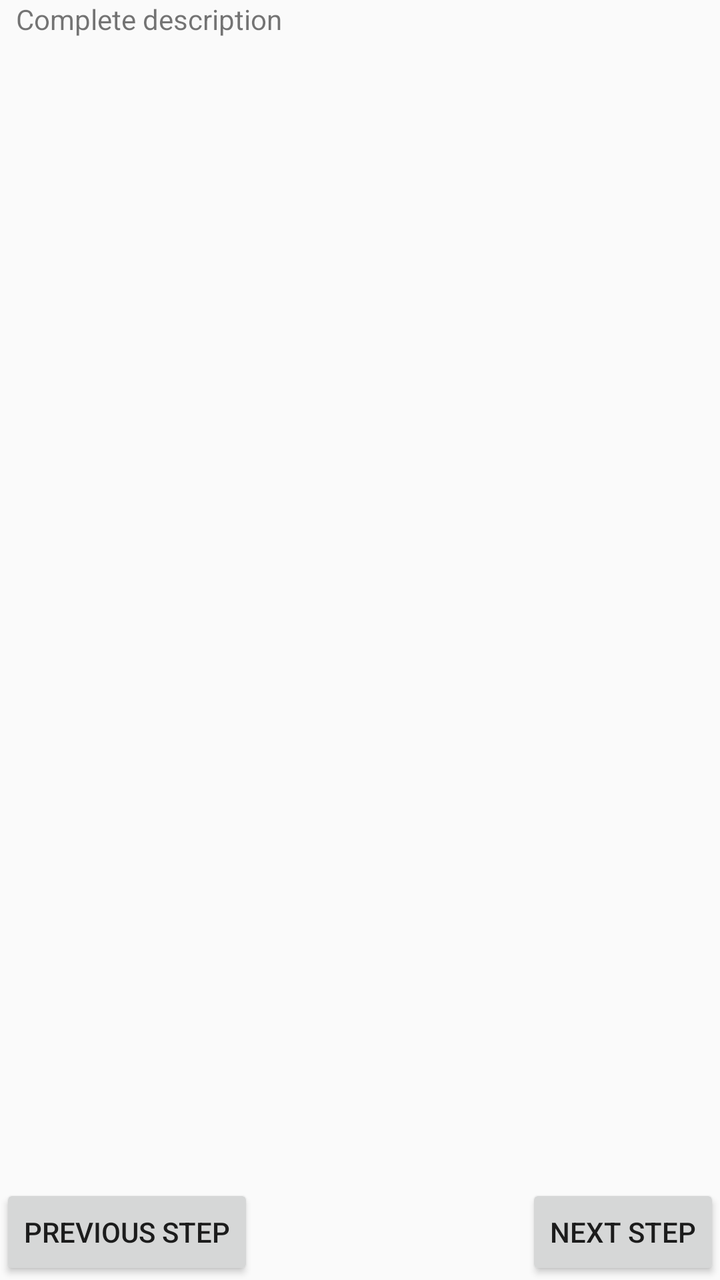
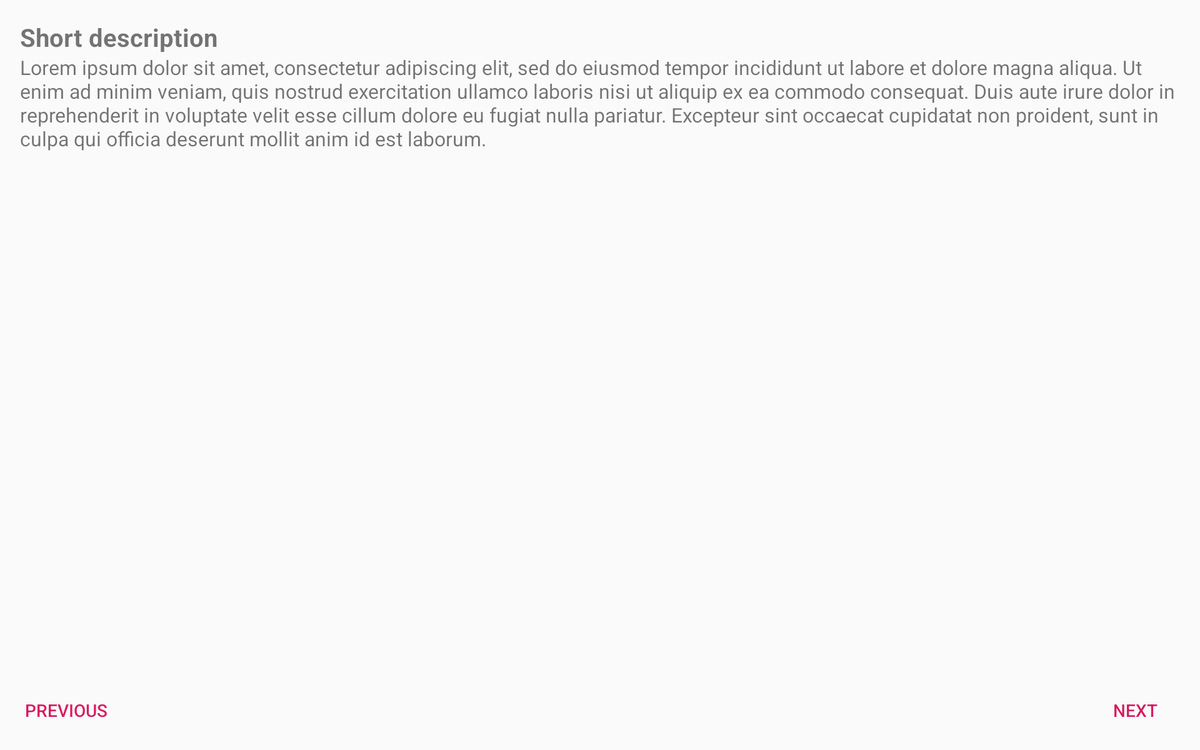

One screen, two layout resources from the same app: the default and the repository's alternative for another configuration. Each is rendered where Android would select it; the XML of both is given below.
<!-- AndroidManifest.xml: application theme AppTheme -->
<!-- res/layout/fragment_cooking_step.xml -->
<?xml version="1.0" encoding="utf-8"?>
<layout xmlns:android="http://schemas.android.com/apk/res/android"
    xmlns:app="http://schemas.android.com/apk/res-auto"
    xmlns:tools="http://schemas.android.com/tools">

    <androidx.constraintlayout.widget.ConstraintLayout
        android:layout_width="match_parent"
        android:layout_height="match_parent"
        tools:context=".ui.CookingStepFragment">

        <com.google.android.exoplayer2.ui.PlayerView
            android:id="@+id/pv_player"
            android:layout_width="match_parent"
            android:layout_height="wrap_content"
            android:visibility="gone"
            app:layout_constraintTop_toTopOf="parent"
            app:resize_mode="fit" />

        <TextView
            android:id="@+id/tv_complete_description"
            android:layout_width="wrap_content"
            android:layout_height="wrap_content"
            android:layout_marginStart="8dp"
            android:layout_marginEnd="8dp"
            app:layout_constraintStart_toStartOf="parent"
            app:layout_constraintTop_toBottomOf="@id/pv_player"
            tools:text="Complete description" />

        <Button
            android:id="@+id/btn_prev_step"
            android:layout_width="wrap_content"
            android:layout_height="wrap_content"
            app:layout_constraintBottom_toBottomOf="parent"
            app:layout_constraintStart_toStartOf="parent"
            tools:text="PREVIOUS STEP" />

        <Button
            android:id="@+id/btn_next_step"
            android:layout_width="wrap_content"
            android:layout_height="wrap_content"
            app:layout_constraintBottom_toBottomOf="parent"
            app:layout_constraintEnd_toEndOf="parent"
            tools:text="NEXT STEP" />

    </androidx.constraintlayout.widget.ConstraintLayout>
</layout>
<!-- resources referenced by this layout -->
<resources>
  <style name="AppTheme" parent="Theme.AppCompat.Light">
          
          <item name="colorPrimary">@color/colorPrimary</item>
          <item name="colorPrimaryDark">@color/colorPrimaryDark</item>
          <item name="colorAccent">@color/colorAccent</item>
      </style>
  <color name="colorPrimary">#008577</color>
  <color name="colorPrimaryDark">#00574B</color>
  <color name="colorAccent">#D81B60</color>
</resources>
<!-- res/layout-sw600dp-land/fragment_cooking_step.xml (the repository's variant of the layout above) -->
<!-- drawn on a 7-inch tablet turned sideways -->
<?xml version="1.0" encoding="utf-8"?>
<layout xmlns:android="http://schemas.android.com/apk/res/android"
    xmlns:app="http://schemas.android.com/apk/res-auto"
    xmlns:tools="http://schemas.android.com/tools">

    <androidx.constraintlayout.widget.ConstraintLayout
        android:layout_width="match_parent"
        android:layout_height="match_parent"
        tools:context=".ui.CookingStepFragment">

        <com.google.android.exoplayer2.ui.PlayerView
            android:id="@+id/pv_player"
            android:layout_width="match_parent"
            android:layout_height="0dp"
            android:visibility="gone"
            app:layout_constraintDimensionRatio="16:9"
            app:layout_constraintTop_toTopOf="parent"
            app:resize_mode="fit" />

        <TextView
            android:id="@+id/tv_short_description"
            android:layout_width="0dp"
            android:layout_height="wrap_content"
            android:layout_marginStart="16dp"
            android:layout_marginLeft="16dp"
            android:layout_marginTop="16dp"
            android:layout_marginEnd="16dp"
            android:layout_marginRight="16dp"
            android:textSize="20sp"
            android:textStyle="bold"
            app:layout_constraintEnd_toEndOf="parent"
            app:layout_constraintStart_toStartOf="parent"
            app:layout_constraintTop_toBottomOf="@id/pv_player"
            tools:text="Short description" />

        <ScrollView
            android:layout_width="0dp"
            android:layout_height="wrap_content"
            app:layout_constraintEnd_toEndOf="@id/tv_short_description"
            app:layout_constraintStart_toStartOf="@id/tv_short_description"
            app:layout_constraintTop_toBottomOf="@id/tv_short_description">

            <TextView
                android:id="@+id/tv_complete_description"
                android:layout_width="match_parent"
                android:layout_height="wrap_content"
                android:textSize="16sp"
                tools:text="Lorem ipsum dolor sit amet, consectetur adipiscing elit, sed do eiusmod tempor incididunt ut labore et dolore magna aliqua. Ut enim ad minim veniam, quis nostrud exercitation ullamco laboris nisi ut aliquip ex ea commodo consequat. Duis aute irure dolor in reprehenderit in voluptate velit esse cillum dolore eu fugiat nulla pariatur. Excepteur sint occaecat cupidatat non proident, sunt in culpa qui officia deserunt mollit anim id est laborum." />

        </ScrollView>

        <Button
            android:id="@+id/btn_prev_step"
            style="@style/Widget.AppCompat.Button.Borderless.Colored"
            android:layout_width="wrap_content"
            android:layout_height="wrap_content"
            android:layout_marginStart="8dp"
            android:layout_marginLeft="8dp"
            android:layout_marginBottom="8dp"
            android:text="@string/button_prev"
            app:layout_constraintBottom_toBottomOf="parent"
            app:layout_constraintStart_toStartOf="parent" />

        <Button
            android:id="@+id/btn_next_step"
            style="@style/Widget.AppCompat.Button.Borderless.Colored"
            android:layout_width="wrap_content"
            android:layout_height="wrap_content"
            android:layout_marginEnd="8dp"
            android:layout_marginRight="8dp"
            android:text="@string/button_next"
            app:layout_constraintBottom_toBottomOf="@id/btn_prev_step"
            app:layout_constraintEnd_toEndOf="parent" />

    </androidx.constraintlayout.widget.ConstraintLayout>
</layout>
<!-- resources referenced by the variant -->
<!-- as a 7-inch tablet turned sideways resolves them -->
<resources>
  <string name="button_next">Next</string>
  <string name="button_prev">Previous</string>
  <style name="AppTheme" parent="Theme.AppCompat.Light">
          
          <item name="colorPrimary">@color/colorPrimary</item>
          <item name="colorPrimaryDark">@color/colorPrimaryDark</item>
          <item name="colorAccent">@color/colorAccent</item>
      </style>
  <color name="colorPrimary">#008577</color>
  <color name="colorPrimaryDark">#00574B</color>
  <color name="colorAccent">#D81B60</color>
</resources>
